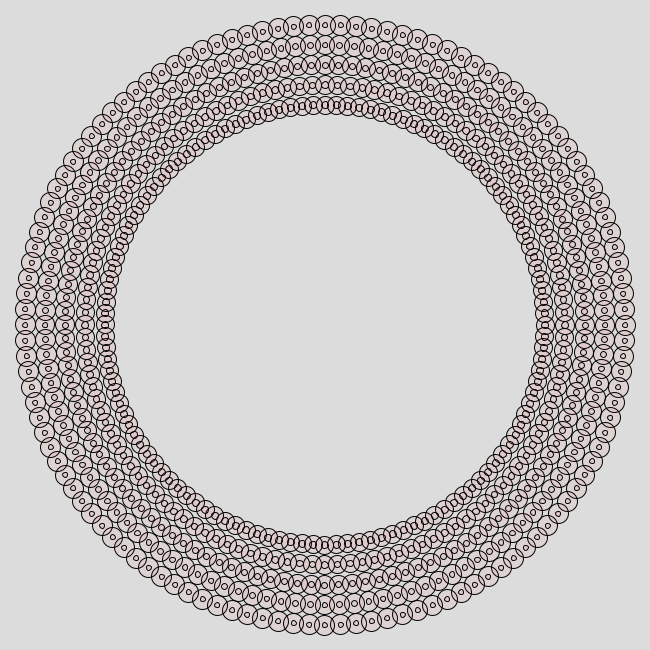
Frame 1 (no input)
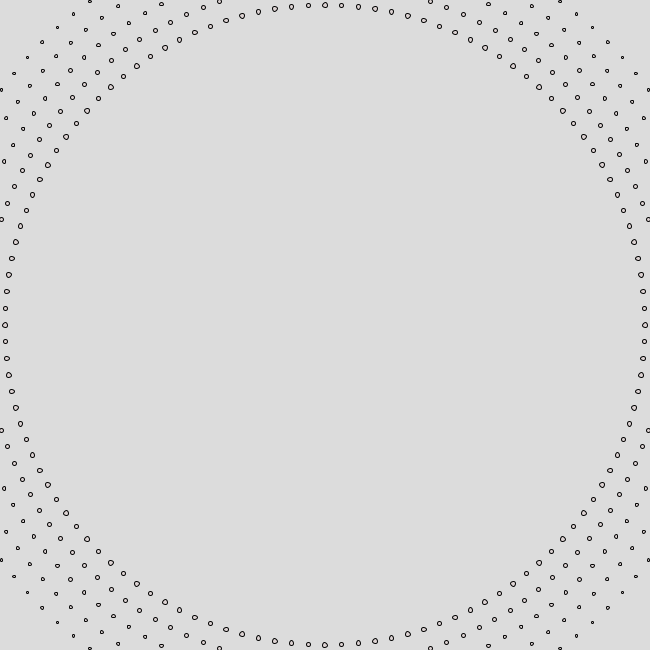
Frame 2 (the mouse pressed at the canvas centre, redrawn once)

The Processing sketch that drew these frames (run headless with seeded random() and noise(); the mouse was pressed at the canvas centre and the sketch redrawn once):

// Processing sketch: processing_141770
// ── processing_141770.pde

PVector[] points;
int n=120;//10 // number of circles to draw
int rad=300;//15  // size or radius of the Bigger Circle
float siz;

void setup()
{
  size(650,650);
  noLoop();
  siz=20;
}

void draw(){
 background(220,100);

 translate(width/2,height/2);
 fill(255,0,0,10);
 points = new PVector[n];

  for(int j=1;j<=31;j++)
  {
    if(j<6 || j>26)//j<8 || j >24)
    {
      for (int i = 0; i < n; i++) 
      {
        float ang = lerp(0, TWO_PI, (float) i/n);
        points[i] = new PVector( rad * cos(ang), rad * sin(ang) );
        ellipse(points[i].x,points[i].y,siz,siz);//20,20);
      }
    }
    rad=rad-20;
    siz=siz-.5;
  }
//ellipse(0,0,20,20);
}
